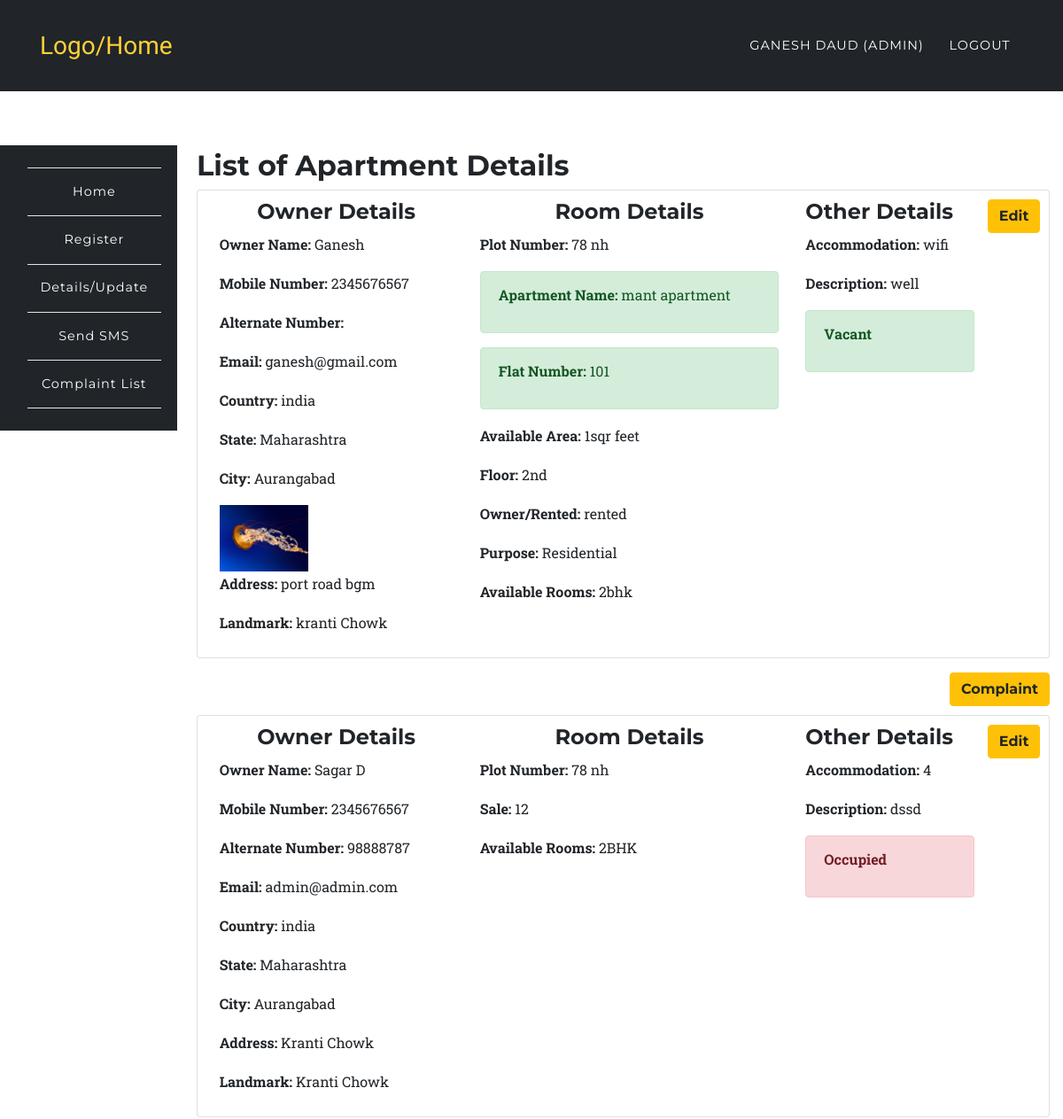
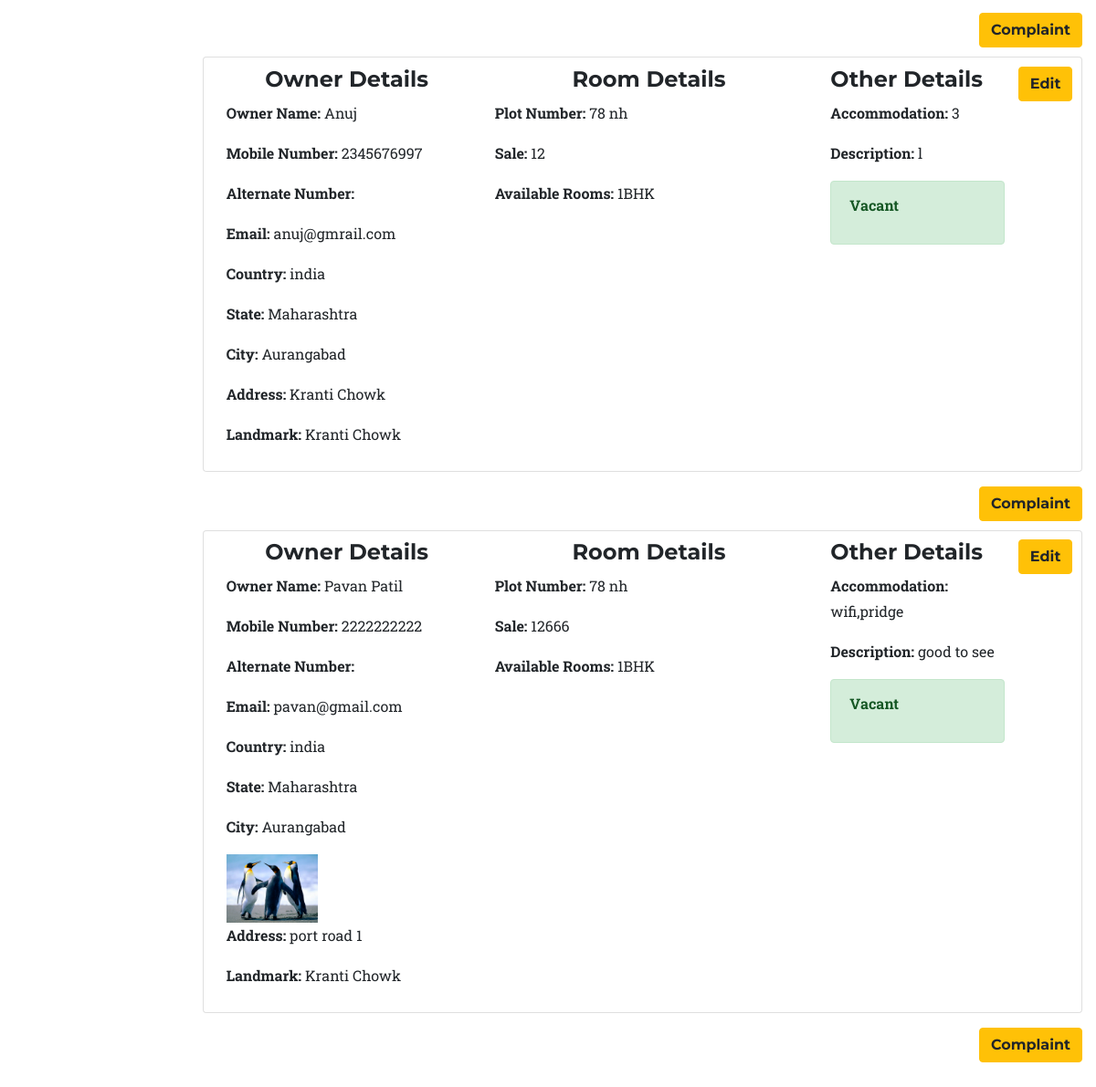
Page /app/list.php (signed in) on the committed database (2 pictures, top to bottom).
### tables this page shows
CREATE TABLE `room_rental_registrations_apartment` (
  `id` int(10) UNSIGNED NOT NULL,
  `fullname` varchar(191) NOT NULL,
  `mobile` varchar(191) NOT NULL,
  `alternat_mobile` varchar(191) NOT NULL,
  `email` varchar(191) NOT NULL,
  `country` varchar(191) NOT NULL,
  `state` varchar(191) NOT NULL,
  `city` varchar(191) NOT NULL,
  `landmark` varchar(191) NOT NULL,
  `rent` varchar(191) NOT NULL,
  `deposit` varchar(191) NOT NULL,
  `plot_number` varchar(191) NOT NULL,
  `apartment_name` varchar(100) DEFAULT NULL,
  `ap_number_of_plats` varchar(100) DEFAULT NULL,
  `rooms` varchar(100) DEFAULT NULL,
  `floor` varchar(100) DEFAULT NULL,
  `purpose` varchar(100) DEFAULT NULL,
  `own` varchar(100) DEFAULT NULL,
  `area` varchar(100) DEFAULT NULL,
  `address` varchar(191) NOT NULL,
  `accommodation` varchar(191) NOT NULL,
  `description` varchar(191) NOT NULL,
  `image` varchar(191) DEFAULT NULL,
  `open_for_sharing` varchar(191) DEFAULT NULL,
  `other` varchar(191) DEFAULT NULL,
  `vacant` int(1) NOT NULL DEFAULT 1,
  `created_at` timestamp NULL DEFAULT current_timestamp(),
  `updated_at` timestamp NULL DEFAULT current_timestamp(),
  `user_id` int(10) DEFAULT NULL
);

CREATE TABLE `room_rental_registrations` (
  `id` int(10) UNSIGNED NOT NULL,
  `fullname` varchar(191) NOT NULL,
  `mobile` varchar(191) NOT NULL,
  `alternat_mobile` varchar(191) NOT NULL,
  `email` varchar(191) NOT NULL,
  `country` varchar(191) NOT NULL,
  `state` varchar(191) NOT NULL,
  `city` varchar(191) NOT NULL,
  `landmark` varchar(191) NOT NULL,
  `rent` varchar(191) NOT NULL,
  `sale` varchar(190) DEFAULT NULL,
  `deposit` varchar(191) NOT NULL,
  `plot_number` varchar(191) NOT NULL,
  `rooms` varchar(100) DEFAULT NULL,
  `address` varchar(191) NOT NULL,
  `accommodation` varchar(191) NOT NULL,
  `description` varchar(191) NOT NULL,
  `image` varchar(191) DEFAULT NULL,
  `open_for_sharing` varchar(191) DEFAULT NULL,
  `other` varchar(191) DEFAULT NULL,
  `vacant` int(1) NOT NULL DEFAULT 1,
  `created_at` timestamp NULL DEFAULT current_timestamp(),
  `updated_at` timestamp NULL DEFAULT current_timestamp(),
  `user_id` int(10) DEFAULT NULL
);

### app/list.php (the view, shortened to what this page needs)
<?php
	require '../config/config.php';
		try {
			if($_SESSION['role'] == 'admin'){
				$stmt = $connect->prepare('SELECT * FROM room_rental_registrations_apartment');
				$stmt->execute();
				$data1 = $stmt->fetchAll (PDO::FETCH_ASSOC);
				$stmt = $connect->prepare('SELECT * FROM room_rental_registrations');
				$stmt->execute();
				$data2 = $stmt->fetchAll (PDO::FETCH_ASSOC);
				$data = array_merge($data1,$data2);
			}
		}catch(PDOException $e) {
			$errMsg = $e->getMessage();
		}
?>
<?php include '../include/header.php';?>
	<nav class="navbar navbar-expand-lg navbar-dark fixed-top" style="background-color:#212529;" id="mainNav">
      <div class="container">
        <a class="navbar-brand js-scroll-trigger" href="../index.php">Logo/Home</a>
        <div class="collapse navbar-collapse" id="navbarResponsive">
          <ul class="navbar-nav text-uppercase ml-auto">
            <li class="nav-item">
              <a class="nav-link" href="#"><?php echo $_SESSION['fullname']; ?> <?php if($_SESSION['role'] == 'admin'){ echo "(Admin)"; } ?></a>
            </li>
            <li class="nav-item">
              <a href="../auth/logout.php" class="nav-link">Logout</a>
            </li>
          </ul>
        </div>
      </div>
    </nav>
	<section style="padding-left:0px;">
		<?php include '../include/side-nav.php';?>
	</section>
<section class="wrapper" style="margin-left: 16%;margin-top: -23%;">
	<div class="container">
		<div class="row">
			<div class="col-12">
			<h2>List of Apartment Details</h2>
				<?php
					foreach ($data as $key => $value) {
						echo '<div class="card card-inverse card-info mb-3" style="padding:1%;">
								  <div class="card-block">';
								  	echo '<a class="btn btn-warning float-right" href="update.php?id='.$value['id'].'&act=';if(!empty($value['owner'])){ echo "ap"; }else{ echo "indi"; } echo '">Edit</a>';
									 echo 	'<div class="row">
											<div class="col-4">
											<h4 class="text-center">Owner Details</h4>';
											 	echo '<p><b>Owner Name: </b>'.$value['fullname'].'</p>';
											 	echo '<p><b>Mobile Number: </b>'.$value['mobile'].'</p>';
											 	echo '<p><b>Alternate Number: </b>'.$value['alternat_mobile'].'</p>';
											 	echo '<p><b>Email: </b>'.$value['email'].'</p>';
											 	echo '<p><b>Country: </b>'.$value['country'].'</p><p><b> State: </b>'.$value['state'].'</p><p><b> City: </b>'.$value['city'].'</p>';
											 	if ($value['image'] !== 'uploads/') {
											 		echo '<img src="'.$value['image'].'" width="100">';
											 	}
											 	echo '<p><b>Address: </b>'.$value['address'].'</p><p><b> Landmark: </b>'.$value['landmark'].'</p>';
										echo '</div>
											<div class="col-5">
											<h4 class="text-center">Room Details</h4>';
												echo '<p><b>Plot Number: </b>'.$value['plot_number'].'</p>';
												if(isset($value['sale'])){
													echo '<p><b>Sale: </b>'.$value['sale'].'</p>';
												}
													if(isset($value['apartment_name']))
														echo '<div class="alert alert-success" role="alert"><p><b>Apartment Name: </b>'.$value['apartment_name'].'</p></div>';
													if(isset($value['ap_number_of_plats']))
														echo '<div class="alert alert-success" role="alert"><p><b>Flat Number: </b>'.$value['ap_number_of_plats'].'</p></div>';
												if(isset($value['own'])){
													echo '<p><b>Available Area: </b>'.$value['area'].'</p>';
													echo '<p><b>Floor: </b>'.$value['floor'].'</p>';
													echo '<p><b>Owner/Rented: </b>'.$value['own'].'</p>';
													echo '<p><b>Purpose: </b>'.$value['purpose'].'</p>';
												}
												echo '<p><b>Available Rooms: </b>'.$value['rooms'].'</p>';
										echo '</div>
											<div class="col-3">
											<h4>Other Details</h4>';
											echo '<p><b>Accommodation: </b>'.$value['accommodation'].'</p>';
											echo '<p><b>Description: </b>'.$value['description'].'</p>';
												if($value['vacant'] == 0){
													echo '<div class="alert alert-danger" role="alert"><p><b>Occupied</b></p></div>';
												}else{
													echo '<div class="alert alert-success" role="alert"><p><b>Vacant</b></p></div>';
												}
											echo '</div>
										</div>
								   </div>
								</div>';
								echo '<a class="btn btn-warning float-right" href="../app/complaint.php">Complaint</a><br><br>';
					}
				?>
			</div>
		</div>
	</div>
</section>
<?php include '../include/footer.php';?>

### include/header.php (shortened to what this page needs)
<!DOCTYPE html>
<html lang="en">
  <head>
    <link href="../assets/plugins/bootstrap/css/bootstrap.min.css" rel="stylesheet">
    <link href="../assets/plugins/font-awesome/css/font-awesome.min.css" rel="stylesheet" type="text/css">
    <link href="../assets/css/rent.css" rel="stylesheet">
    <link href="../assets/css/style.css" rel="stylesheet">
  </head>
  <body id="page-top">

### include/side-nav.php (shortened to what this page needs)
<br>
	<nav class="navbar navbar-expand-sm navbar-default sidebar" style="background-color:#212529;" id="mainNav">
      <div class="container">
        <div class="collapse navbar-collapse" id="navbarResponsive1">
          <ul class="navbar-nav text-center" style="    flex-direction: column;">
            <li class="nav-item">
              <a class="nav-link" href="../auth/dashboard.php">Home</a>
            </li>
            <li class="nav-item">
            	<?php if($_SESSION['role'] == 'admin' || $_SESSION['role'] == 'user'){
	        		echo '<a href="../app/register.php" class="nav-link">Register</a>';
	      	 	} ?>
            </li>
            <li class="nav-item">
	        	<a href="../app/list.php" class="nav-link">Details/Update</a>
            </li>
            <li class="nav-item">
              <?php if($_SESSION['role'] == 'admin'){
                echo '<a href="../app/sms.php" class="nav-link">Send SMS</a>';
              } ?>
            </li>
            <li class="nav-item">
              <?php if($_SESSION['role'] == 'admin'){
                echo '<a href="../app/cmplist.php" class="nav-link">Complaint List</a>';
              } ?>
            </li>
          </ul>
        </div>
      </div>
    </nav>

### include/footer.php (shortened to what this page needs)
  </body>
</html>

### assets/css/rent.css (style rules this page uses)
body { overflow-x: hidden; font-family: 'Roboto Slab', 'Helvetica Neue', Helvetica, Arial, sans-serif; }
p { line-height: 1.75; }
a { color: #fed136; }
h1, h2, h3, h4, h5, h6 { font-weight: 700; font-family: 'Montserrat', 'Helvetica Neue', Helvetica, Arial, sans-serif; }
section { padding: 100px 0; }
@media (min-width: 768px) { section { padding: 140px 0; } }
.btn { font-family: 'Montserrat', 'Helvetica Neue', Helvetica, Arial, sans-serif; font-weight: 700; }
#mainNav { background-color: #212529; }
#mainNav .navbar-brand { color: #fed136; font-family: 'Kaushan Script', 'Helvetica Neue', Helvetica, Arial, cursive; }
#mainNav .navbar-nav .nav-item .nav-link { font-size: 90%; font-weight: 400; padding: 0.75em 0; letter-spacing: 1px; color: white; font-family: 'Montserrat', 'Helvetica Neue', Helvetica, Arial, sans-serif; }
@media (min-width: 992px) { #mainNav { padding-top: 25px; padding-bottom: 25px; -webkit-transition: padding-top 0.3s, padding-bottom 0.3s; -moz-transition: padding-top 0.3s, padding-bottom 0.3s; transition: padding-top 0.3s, padding-bottom 0.3s; border: none; background-color: transparent; } }
@media (min-width: 992px) { #mainNav .navbar-brand { font-size: 1.75em; -webkit-transition: all 0.3s; -moz-transition: all 0.3s; transition: all 0.3s; } }
@media (min-width: 992px) { #mainNav .navbar-nav .nav-item .nav-link { padding: 1.1em 1em !important; } }

### assets/css/style.css (style rules this page uses)
.navbar { border-radius: 0px; }
nav.sidebar, .main { -webkit-transition: margin 200ms ease-out; -moz-transition: margin 200ms ease-out; -o-transition: margin 200ms ease-out; transition: margin 200ms ease-out; }
@media (min-width: 765px) { nav.sidebar .navbar-nav > li:first-child { border-top: 1px #e5e5e5 solid; } }
@media (min-width: 765px) { nav.sidebar .navbar-nav > li { border-bottom: 1px #e5e5e5 solid; } }
@media (min-width: 765px) { nav.sidebar .navbar-collapse, nav.sidebar .container-fluid { padding: 0 0px 0 0px; } }
@media (min-width: 765px) { nav.sidebar { width: 200px; height: 100%; //margin-left: -160px; float: left; margin-bottom: 0px; } }
@media (min-width: 765px) { nav.sidebar li { width: 100%; } }
section { padding-left: 15px; }

### rows in the picture
room_rental_registrations_apartment: fullname "Ganesh", mobile "2345676567", email "ganesh@gmail.com", country "india", state "Maharashtra", city "Aurangabad", image (picture), address "port road bgm", landmark "kranti Chowk", plot_number "78 nh", apartment_name "mant apartment", ap_number_of_plats "101", area "1sqr feet", floor "2nd", own "rented", purpose "Residential", rooms "2bhk", accommodation "wifi", description "well", vacant "Vacant"
room_rental_registrations: fullname "Sagar D", mobile "2345676567", alternat_mobile "98888787", email "admin@admin.com", country "india", state "Maharashtra", city "Aurangabad", address "Kranti Chowk", landmark "Kranti Chowk", plot_number "78 nh", sale "12", rooms "2BHK", accommodation "4", description "dssd", vacant "Occupied"
room_rental_registrations: fullname "Anuj", mobile "2345676997", email "anuj@gmrail.com", country "india", state "Maharashtra", city "Aurangabad", address "Kranti Chowk", landmark "Kranti Chowk", plot_number "78 nh", sale "12", rooms "1BHK", accommodation "3", description "l", vacant "Vacant"
room_rental_registrations: fullname "Pavan Patil", mobile "2222222222", email "pavan@gmail.com", country "india", state "Maharashtra", city "Aurangabad", image (picture), address "port road 1", landmark "Kranti Chowk", plot_number "78 nh", sale "12666", rooms "1BHK", accommodation "wifi,pridge", description "good to see", vacant "Vacant"

### other values in the picture
$_SESSION['fullname'] "GANESH DAUD"
